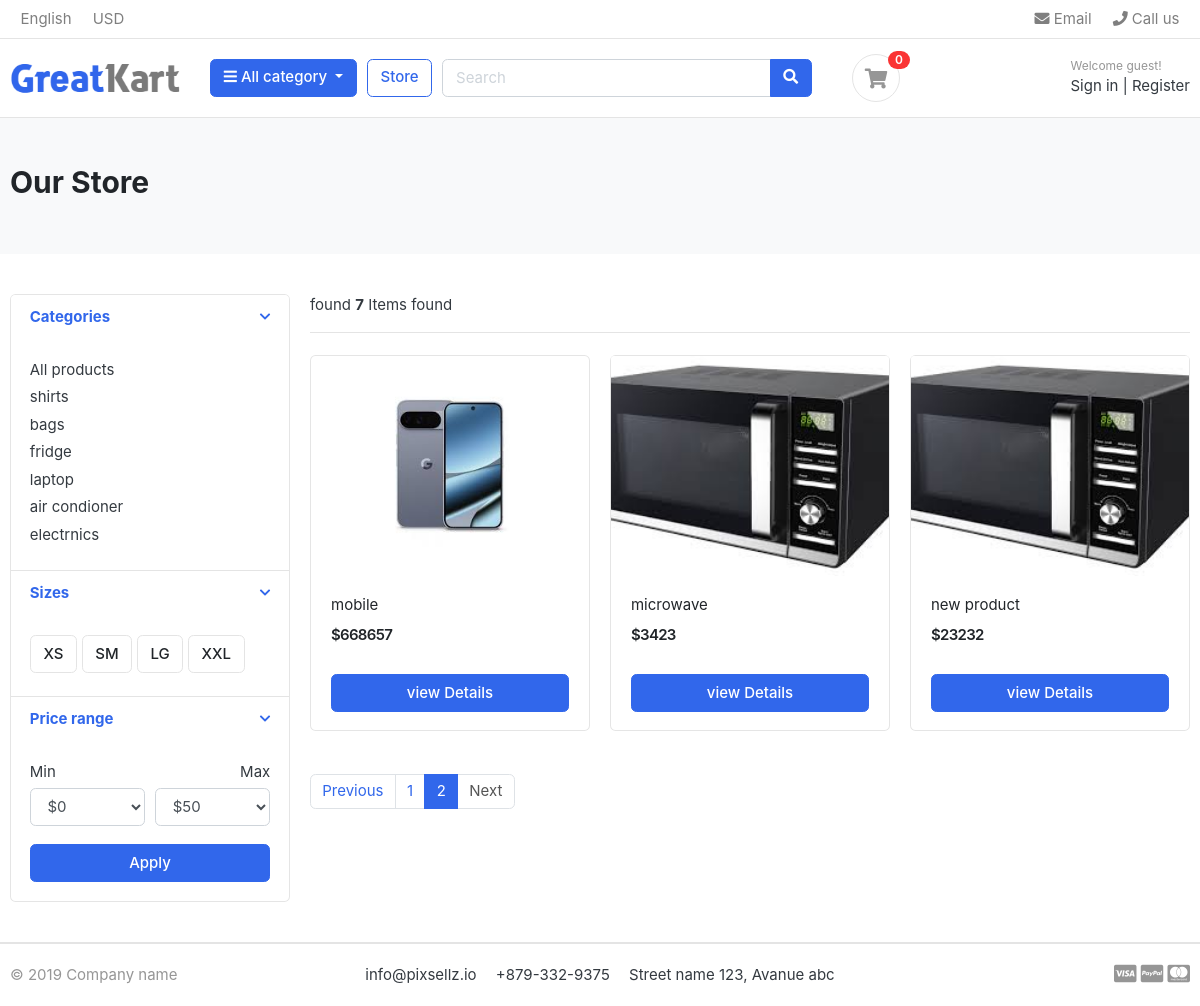
/store/?page=2, run on an earlier commit of the app's database.
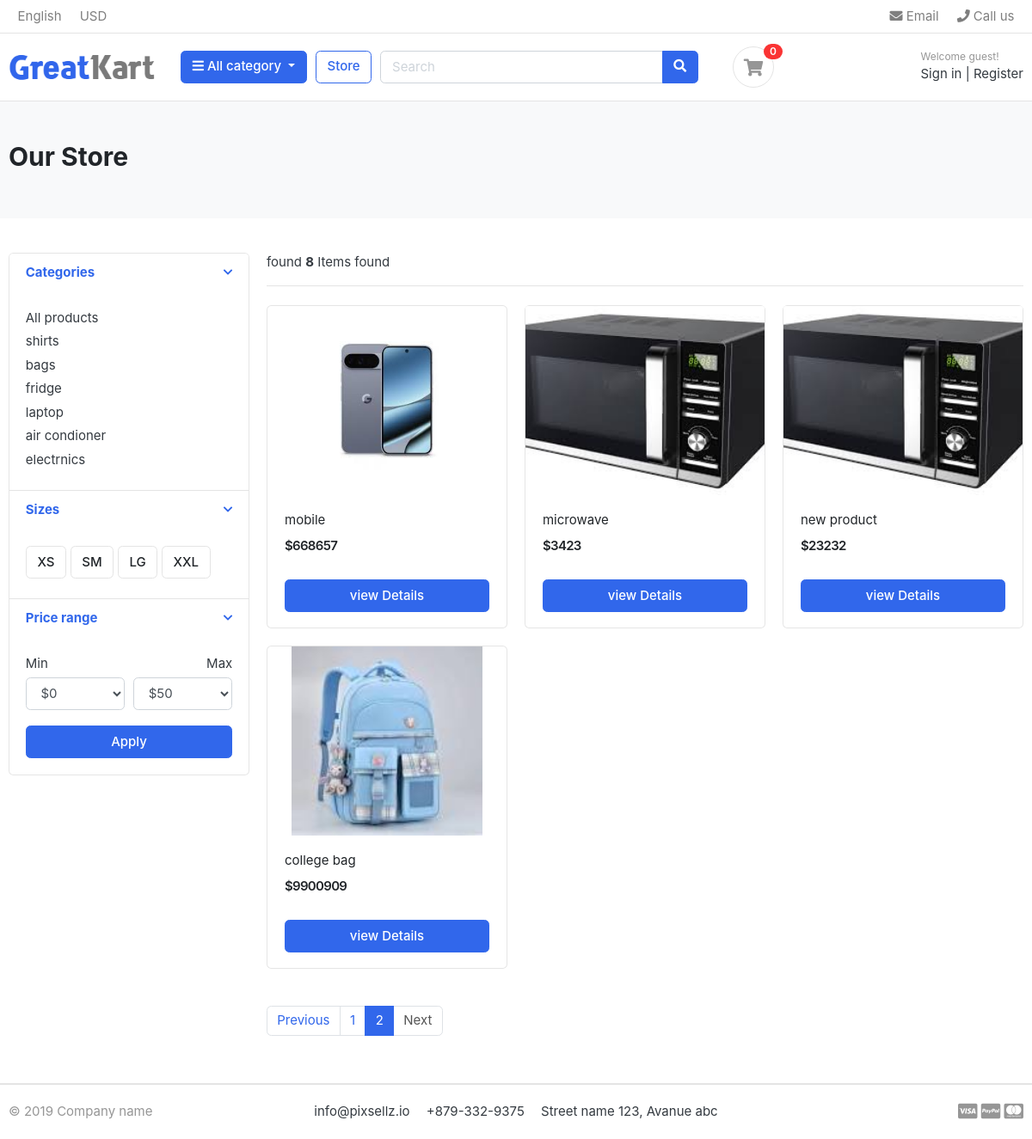
And on a later commit of the database.
### category/models.py (models this page shows, shortened)
class Category(models.Model):
    category_name=models.CharField(max_length=50,unique=True)
    slug=models.SlugField(max_length=100,unique=True)
    description=models.TextField(max_length=250,blank=True)
    cat_image=models.ImageField(upload_to='categories',blank=True)
    class Meta:
        verbose_name='category'
        verbose_name_plural='categories' # without this the in a admin panel its name is the categorys 's'
    def get_url(self):
        return reverse('products_by_category',args=[self.slug])

### store/models.py (models this page shows, shortened)
class Product(models.Model):
    product_name=models.CharField(max_length=200,unique=True)
    slug=models.SlugField(max_length=255,unique=True)
    description=models.TextField(max_length=500,blank=True)
    price=models.IntegerField()
    image=models.ImageField(upload_to='products')
    stock=models.IntegerField()
    is_available=models.BooleanField(default=True)
    category=models.ForeignKey(Category,on_delete=models.CASCADE)
    created_date=models.DateTimeField(auto_now_add=True)
    modified_date=models.DateTimeField(auto_now_add=True)
    def get_url(self):
        return reverse('product_detail',args=[self.category.slug,self.slug]) # self.slug means that product slug

### store/views.py (the view)
# urls.py: path('store/', include('store.urls')),
def store(request, category_slug=None):
    categories = None
    products = None
    if category_slug is not None:
        categories = get_object_or_404(Category, slug=category_slug)
        products = Product.objects.filter(category=categories, is_available=True)# only shows that products that is the available
        paginator=Paginator(products,2)
        page=request.GET.get('page') # page=2
        paged_products=paginator.get_page(page)
        product_count = products.count() # this is used to count the the how many products are in a browser
    else:
        products = Product.objects.filter(is_available=True).order_by('id')
        paginator=Paginator(products,4)
        page=request.GET.get('page') # page=2
        paged_products=paginator.get_page(page)
        product_count = products.count()
    context = {
        'products': paged_products,
        'product_count': product_count,
    }
    return render(request, 'store.html', context)

### carts/context_processor.py (called while the page is built)
def counter(request):
    cart_count=0
    if 'admin' in request.path:
        return{}
    else:
        try:
            cart=Cart.objects.filter(cart_id=_cart_id(request))
            cart_items=CartItem.objects.all().filter(cart=cart[:1])
            for cart_item in cart_items:
                cart_count+=cart_item.quantity
        except Cart.DoesNotExist:
            cart_count=0
    return dict(cart_count=cart_count)

### carts/views.py (called while the page is built)
def _cart_id(request):  # _private function
    cart = request.session.session_key
    if not cart:
        cart = request.session.create()
    return cart

### category/context_processor.py (called while the page is built)
def menu_links(request):
    links=Category.objects.all()
    return dict(links=links)

### store/templates/store.html (shortened to what the changed rows need)
{% extends 'base.html' %}
{% load static %}
{% block content %}
<section class="section-pagetop bg">
<div class="container">
	{% if 'search' in request.path %}
	<h2 class="title-page">Search Result</h2>
	{% else %}
	<h2 class="title-page">Our Store</h2>
	{% endif %}
</div>
</section>
<section class="section-content padding-y">
<div class="container">
<div class="row">
	<aside class="col-md-3">
<div class="card">
	<article class="filter-group">
		<div class="filter-content collapse show" id="collapse_1" style="">
			<div class="card-body">
				<ul class="list-menu">
				{% for category in links %}
				<li><a href="{{category.get_url}}">{{category.category_name}}</a></li>
				{% endfor %}
				</ul>
			</div>
		</div>
	</article>
</div>
	</aside>
	<main class="col-md-9">
<header class="border-bottom mb-4 pb-3">
		<div class="form-inline">
			<span class="mr-md-auto">found <b>{{product_count}}</b> Items found </span>
		</div>
</header>
<div class="row">
	{% if products %}
	{% for product in products %}
	<div class="col-md-4">
		<figure class="card card-product-grid">
			<div class="img-wrap">
				<a href="{{ product.get_url }}">
                <img src="{{ product.image.url }}" alt="{{ product.product_name }}">
                </a>
			</div>
			<figcaption class="info-wrap">
				<div class="fix-height">
					<a href="{{product.get_url}}" class="title">{{product.product_name}}</a>
					<div class="price-wrap mt-2">
						<span class="price">${{product.price}}</span>
					</div>
				</div>
				<a href="{{product.get_url}}" class="btn btn-block btn-primary">view Details </a>
			</figcaption>
		</figure>
	</div>
	{% endfor %}
	{% else %}
	<div>
		<h2>NO result found.please try again</h2>
	</div>
	{% endif %}
</div>
<nav class="mt-4" aria-label="Page navigation sample">
	{% if products.has_other_pages %}
  <ul class="pagination">
    {% for i in products.paginator.page_range %}
	{% if products.number == i %}
    <li class="page-item active"><a class="page-link" href="#">{{i}}</a></li>
	{% else %}
	<li class="page-item "><a class="page-link" href="?page={{i}}">{{i}}</a></li>
    {% endif %}
	{% endfor %}
  </ul>
  {% endif %}
</nav>
	</main>
</div>
</div>
</section>
{% endblock %}

What changed in the data, as far as the page shows it:
added Product: image (picture), product_name "college bag", price "9900909"
Also different on the page:
{{ product_count }}: "7" → "8"
